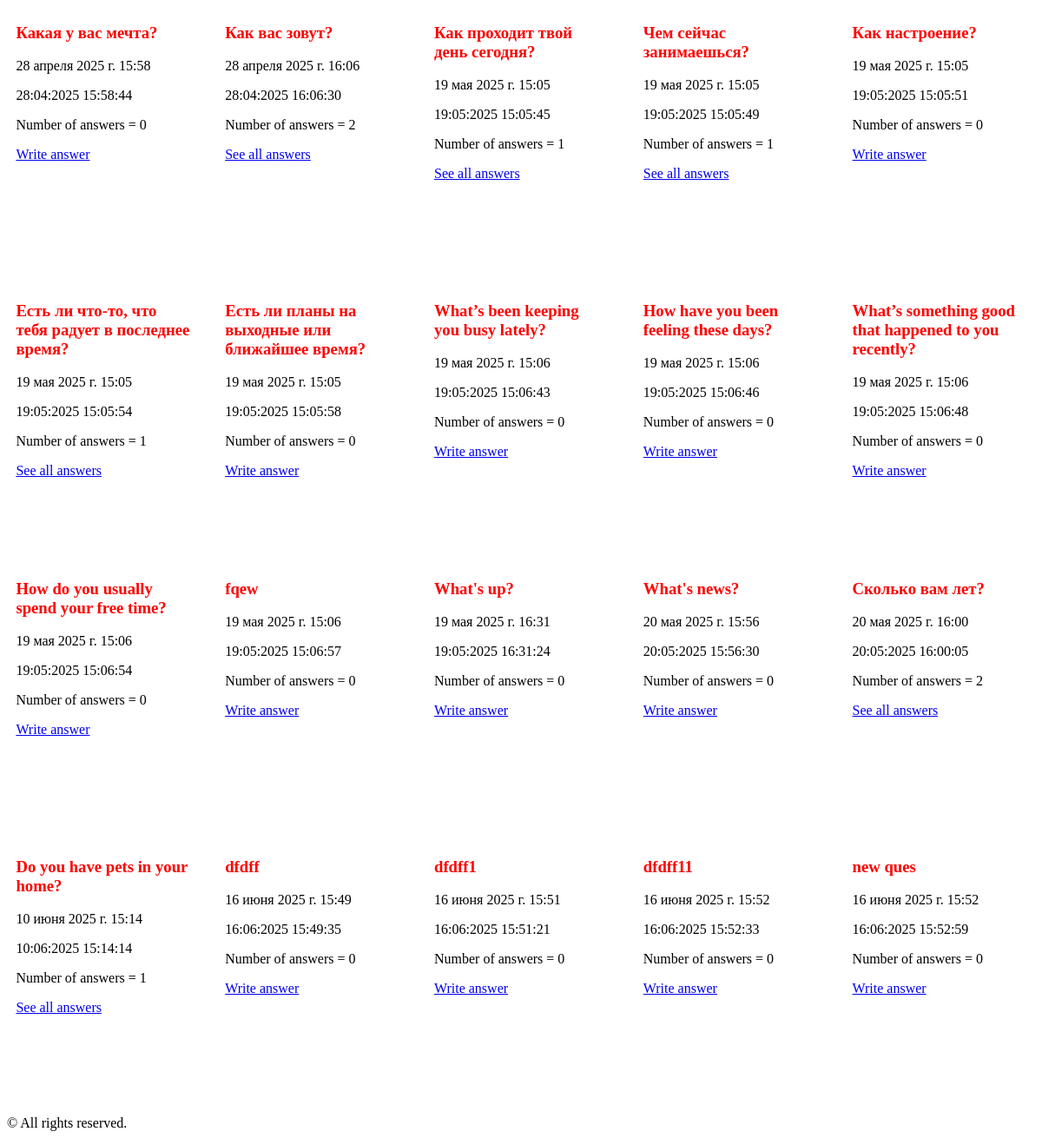
/polls/all/, run on the app's committed database.
### polls/models.py (models this page shows)
class Question(models.Model):
    question_text = models.CharField(max_length=100,
                                     unique=True,
                                     unique_for_date='date_time', null=False, blank=False)
    notes = GenericRelation('Note')
    date_time = models.DateTimeField("data published", auto_now_add=True)
    def __str__(self) -> str:
        return self.question_text

### polls/views.py (the view)
# urls.py: path('', views.IndexView.as_view(), name='index'),
class IndexView(TemplateView):
    template_name = 'polls/ques/paginator.html'
    def get_context_data(self, **kwargs):
        context = super().get_context_data(**kwargs)
        context['questions'] = Question.objects.all()
        return context
    pass

### templates/polls/ques/paginator.html (shortened to what this page needs)
{%extends 'polls/parent.html' %}
{% block content %}
<div class="quess">
            {% for q in questions %}
                <div class="ques">
                    <h3>{{q}}</h3>
                    <p>{{q.date_time}}</p>
                    <p>{{q.date_time|date:"d:m:Y H:i:s"}}</p>
                    <p>Number of answers = {{q.choice_set.all.count }}</p>
                    {%if q.choice_set.all.count%}
                        <a href="{%url 'polls:detail' q.id%}">See all answers</a>
                    {%else%}
                    <a href="{%url 'polls:choice-create'%}">Write answer</a>
                    {%endif%}
                </div>
            {% endfor %}
    </div>
{%endblock%}

### static/main.css (style rules this page uses)
h3 { color: red; }
.quess { display: flex; justify-content: space-around; align-items: center; flex-wrap: wrap; gap: 20px; }
.ques { width: 200px; height: 300px; }

### data on the page
Question: question_text "Какая у вас мечта?", date_time "28 апреля 2025 г. 15:58", date_time "28:04:2025 15:58:44", choice_set.all.count "0", shows "Write answer"
Question: question_text "Как вас зовут?", date_time "28 апреля 2025 г. 16:06", date_time "28:04:2025 16:06:30", choice_set.all.count "2", shows "See all answers"
Question: question_text "Как проходит твой день сегодня?", date_time "19 мая 2025 г. 15:05", date_time "19:05:2025 15:05:45", choice_set.all.count "1", shows "See all answers"
Question: question_text "Чем сейчас занимаешься?", date_time "19 мая 2025 г. 15:05", date_time "19:05:2025 15:05:49", choice_set.all.count "1", shows "See all answers"
Question: question_text "Как настроение?", date_time "19 мая 2025 г. 15:05", date_time "19:05:2025 15:05:51", choice_set.all.count "0", shows "Write answer"
Question: question_text "Есть ли что-то, что тебя радует в последнее время?", date_time "19 мая 2025 г. 15:05", date_time "19:05:2025 15:05:54", choice_set.all.count "1", shows "See all answers"
Question: question_text "Есть ли планы на выходные или ближайшее время?", date_time "19 мая 2025 г. 15:05", date_time "19:05:2025 15:05:58", choice_set.all.count "0", shows "Write answer"
Question: question_text "What’s been keeping you busy lately?", date_time "19 мая 2025 г. 15:06", date_time "19:05:2025 15:06:43", choice_set.all.count "0", shows "Write answer"
Question: question_text "How have you been feeling these days?", date_time "19 мая 2025 г. 15:06", date_time "19:05:2025 15:06:46", choice_set.all.count "0", shows "Write answer"
Question: question_text "What’s something good that happened to you recently?", date_time "19 мая 2025 г. 15:06", date_time "19:05:2025 15:06:48", choice_set.all.count "0", shows "Write answer"
Question: question_text "How do you usually spend your free time?", date_time "19 мая 2025 г. 15:06", date_time "19:05:2025 15:06:54", choice_set.all.count "0", shows "Write answer"
Question: question_text "fqew", date_time "19 мая 2025 г. 15:06", date_time "19:05:2025 15:06:57", choice_set.all.count "0", shows "Write answer"
Question: question_text "What's up?", date_time "19 мая 2025 г. 16:31", date_time "19:05:2025 16:31:24", choice_set.all.count "0", shows "Write answer"
Question: question_text "What's news?", date_time "20 мая 2025 г. 15:56", date_time "20:05:2025 15:56:30", choice_set.all.count "0", shows "Write answer"
Question: question_text "Сколько вам лет?", date_time "20 мая 2025 г. 16:00", date_time "20:05:2025 16:00:05", choice_set.all.count "2", shows "See all answers"
Question: question_text "Do you have pets in your home?", date_time "10 июня 2025 г. 15:14", date_time "10:06:2025 15:14:14", choice_set.all.count "1", shows "See all answers"
Question: question_text "dfdff", date_time "16 июня 2025 г. 15:49", date_time "16:06:2025 15:49:35", choice_set.all.count "0", shows "Write answer"
Question: question_text "dfdff1", date_time "16 июня 2025 г. 15:51", date_time "16:06:2025 15:51:21", choice_set.all.count "0", shows "Write answer"
Question: question_text "dfdff11", date_time "16 июня 2025 г. 15:52", date_time "16:06:2025 15:52:33", choice_set.all.count "0", shows "Write answer"
Question: question_text "new ques", date_time "16 июня 2025 г. 15:52", date_time "16:06:2025 15:52:59", choice_set.all.count "0", shows "Write answer"
